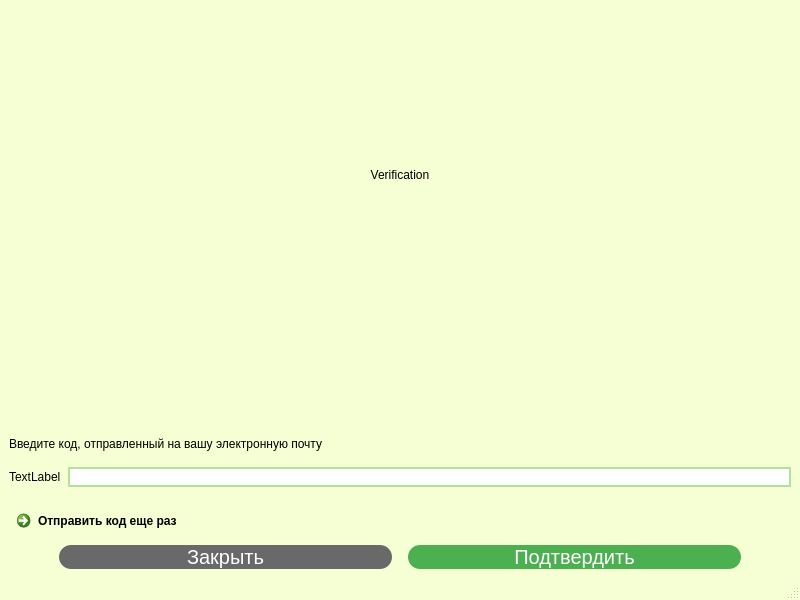
<?xml version="1.0" encoding="UTF-8"?>
<ui version="4.0">
 <class>VerificationForm</class>
 <widget class="QMainWindow" name="VerificationForm">
  <property name="geometry">
   <rect>
    <x>0</x>
    <y>0</y>
    <width>800</width>
    <height>600</height>
   </rect>
  </property>
  <property name="sizePolicy">
   <sizepolicy hsizetype="Fixed" vsizetype="Fixed">
    <horstretch>0</horstretch>
    <verstretch>0</verstretch>
   </sizepolicy>
  </property>
  <property name="windowTitle">
   <string>CarRentalClient/Verification</string>
  </property>
  <property name="styleSheet">
   <string notr="true">QMainWindow {
background-color: rgb(246, 255, 212);
}</string>
  </property>
  <widget class="QWidget" name="centralwidget">
   <layout class="QGridLayout" name="gridLayout_2" rowstretch="0">
    <item row="0" column="0">
     <layout class="QVBoxLayout" name="verticalLayout" stretch="3,2">
      <item>
       <widget class="QLabel" name="label">
        <property name="styleSheet">
         <string notr="true">font: 600 18pt &quot;Yu Gothic UI Semibold&quot;;
</string>
        </property>
        <property name="text">
         <string>Verification</string>
        </property>
        <property name="alignment">
         <set>Qt::AlignCenter</set>
        </property>
       </widget>
      </item>
      <item>
       <layout class="QVBoxLayout" name="verticalLayout_2" stretch="3,0,0,0,0,0">
        <item>
         <widget class="QLabel" name="label_2">
          <property name="text">
           <string>Введите код, отправленный на вашу электронную почту </string>
          </property>
          <property name="alignment">
           <set>Qt::AlignBottom|Qt::AlignLeading|Qt::AlignLeft</set>
          </property>
         </widget>
        </item>
        <item>
         <spacer name="verticalSpacer_2">
          <property name="orientation">
           <enum>Qt::Vertical</enum>
          </property>
          <property name="sizeType">
           <enum>QSizePolicy::Fixed</enum>
          </property>
          <property name="sizeHint" stdset="0">
           <size>
            <width>20</width>
            <height>10</height>
           </size>
          </property>
         </spacer>
        </item>
        <item>
         <layout class="QHBoxLayout" name="horizontalLayout_3">
          <property name="spacing">
           <number>7</number>
          </property>
          <property name="sizeConstraint">
           <enum>QLayout::SetFixedSize</enum>
          </property>
          <property name="leftMargin">
           <number>0</number>
          </property>
          <item>
           <widget class="QLabel" name="inputCodeIcon">
            <property name="text">
             <string>TextLabel</string>
            </property>
           </widget>
          </item>
          <item>
           <widget class="QLineEdit" name="verificationCodeInput">
            <property name="styleSheet">
             <string notr="true">QLineEdit {
	border: 1.5px solid rgb(180,226,155);
	border-radius: 50px;
}</string>
            </property>
           </widget>
          </item>
         </layout>
        </item>
        <item>
         <spacer name="verticalSpacer">
          <property name="orientation">
           <enum>Qt::Vertical</enum>
          </property>
          <property name="sizeType">
           <enum>QSizePolicy::Fixed</enum>
          </property>
          <property name="sizeHint" stdset="0">
           <size>
            <width>20</width>
            <height>10</height>
           </size>
          </property>
         </spacer>
        </item>
        <item>
         <widget class="QCommandLinkButton" name="sendAgainButton">
          <property name="styleSheet">
           <string notr="true">QLineEdit {
	border: 1.5px solid rgb(180,226,155);
	border-radius: 50px;
}</string>
          </property>
          <property name="text">
           <string>Отправить код еще раз</string>
          </property>
         </widget>
        </item>
        <item>
         <layout class="QHBoxLayout" name="horizontalLayout_4">
          <item>
           <spacer name="horizontalSpacer_2">
            <property name="orientation">
             <enum>Qt::Horizontal</enum>
            </property>
            <property name="sizeType">
             <enum>QSizePolicy::Fixed</enum>
            </property>
            <property name="sizeHint" stdset="0">
             <size>
              <width>50</width>
              <height>20</height>
             </size>
            </property>
           </spacer>
          </item>
          <item>
           <widget class="QPushButton" name="closeButton">
            <property name="styleSheet">
             <string notr="true">QPushButton{
	background-color: #696969;
	color: white;
	text-align: center;
	text-decoration: none;
	display: inline-block;
	font-size: 20px;
	cursor: pointer;
	border-radius: 12px;
}

QPushButton:hover{
	background-color: red;
}

QPushButton:pressed{
	background-color: red;
}</string>
            </property>
            <property name="text">
             <string>Закрыть</string>
            </property>
           </widget>
          </item>
          <item>
           <spacer name="horizontalSpacer">
            <property name="orientation">
             <enum>Qt::Horizontal</enum>
            </property>
            <property name="sizeType">
             <enum>QSizePolicy::Fixed</enum>
            </property>
            <property name="sizeHint" stdset="0">
             <size>
              <width>10</width>
              <height>20</height>
             </size>
            </property>
           </spacer>
          </item>
          <item>
           <widget class="QPushButton" name="submitButton">
            <property name="styleSheet">
             <string notr="true">QPushButton{
	background-color: #4CAF50;
	color: white;
	text-align: center;
	text-decoration: none;
	display: inline-block;
	font-size: 20px;
	cursor: pointer;
	border-radius: 12px;
}

QPushButton:hover{
	background-color: #45a049;
}

QPushButton:pressed{
	background-color: #3e8e41;
}</string>
            </property>
            <property name="text">
             <string>Подтвердить</string>
            </property>
           </widget>
          </item>
          <item>
           <spacer name="horizontalSpacer_3">
            <property name="orientation">
             <enum>Qt::Horizontal</enum>
            </property>
            <property name="sizeType">
             <enum>QSizePolicy::Fixed</enum>
            </property>
            <property name="sizeHint" stdset="0">
             <size>
              <width>50</width>
              <height>20</height>
             </size>
            </property>
           </spacer>
          </item>
         </layout>
        </item>
       </layout>
      </item>
     </layout>
    </item>
   </layout>
  </widget>
  <widget class="QMenuBar" name="menubar">
   <property name="geometry">
    <rect>
     <x>0</x>
     <y>0</y>
     <width>800</width>
     <height>25</height>
    </rect>
   </property>
  </widget>
  <widget class="QStatusBar" name="statusbar"/>
 </widget>
 <resources/>
 <connections/>
</ui>
